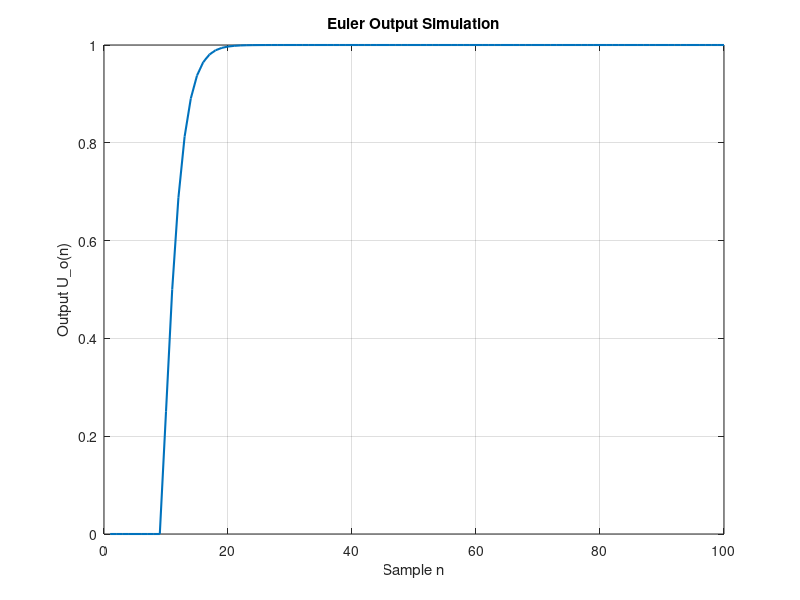

MATLAB code to generate this figure:
 % Constantes
            T = 0.01;               % Periodo de muestreo
            omega_c = 100;          % Frecuencia de corte
            k = 1;                  % Valor arbitrario de k
            n_max = 100;            % Numero de muestras

            % Senal de entrada
            U_i = zeros(1, n_max);
            U_i(10:end) = 1;         % Paso inicial de entrada comenzando en n=10

            % Senal de salida
            U_o = zeros(1, n_max);

            % Pre computacion de denominador (constante)
            denominator = T^2 * omega_c^2 - T * k * omega_c + 3 * T * omega_c + 1;

            % Simulacion iterativa para el sistema
            for n = 3:n_max
                numerator = T^2 * k * U_i(n) * omega_c^2 ...
                          - T * k * U_o(n-1) * omega_c ...
                          + 3 * T * U_o(n-1) * omega_c ...
                          + 2 * U_o(n-1) ...
                          - U_o(n-2);
          
                U_o(n) = numerator / denominator;
            end

            % Grafica de salida (respuesta en el dominio del tiempo)
            figure;
            plot(U_o, 'LineWidth', 1.5)
            xlabel('Sample n')
            ylabel('Output U\_o(n)')
            title('Euler Output Simulation')
            grid on
            
